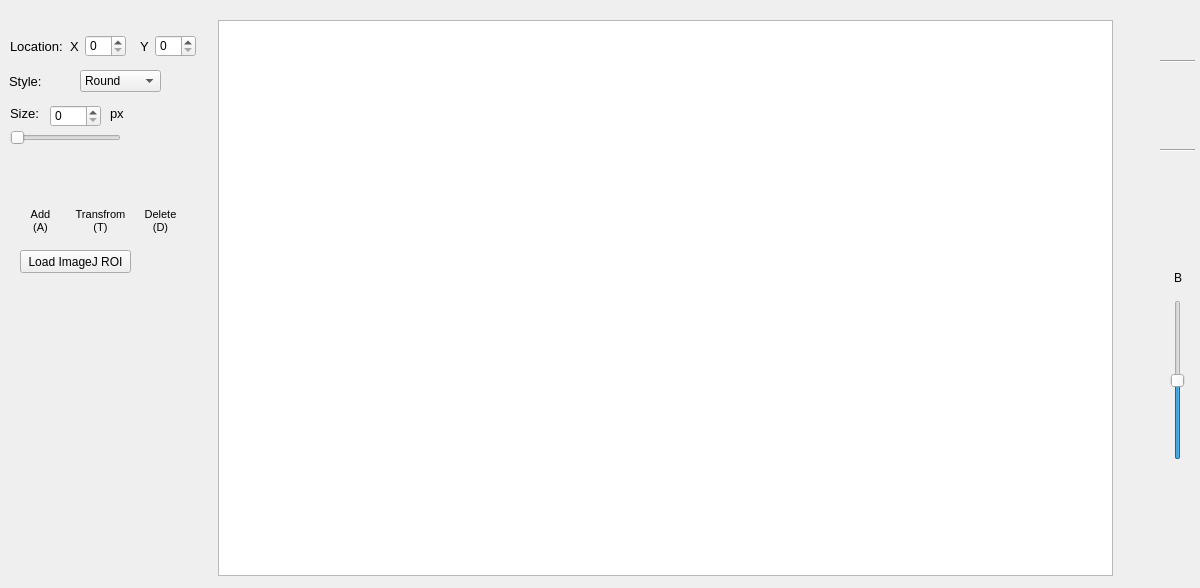
        <widget class="QWidget" name="widget_90" native="true">
         <property name="geometry">
          <rect>
           <x>0</x>
           <y>0</y>
           <width>1200</width>
           <height>588</height>
          </rect>
         </property>
         <property name="minimumSize">
          <size>
           <width>1200</width>
           <height>588</height>
          </size>
         </property>
         <widget class="QWidget" name="widget_91" native="true">
          <property name="geometry">
           <rect>
            <x>0</x>
            <y>588</y>
            <width>1200</width>
            <height>261</height>
           </rect>
          </property>
          <property name="minimumSize">
           <size>
            <width>1200</width>
            <height>261</height>
           </size>
          </property>
         </widget>
         <widget class="QGraphicsView" name="scope_camera_view_item_3">
          <property name="geometry">
           <rect>
            <x>218</x>
            <y>20</y>
            <width>895</width>
            <height>556</height>
           </rect>
          </property>
          <property name="sizePolicy">
           <sizepolicy hsizetype="Preferred" vsizetype="Preferred">
            <horstretch>0</horstretch>
            <verstretch>0</verstretch>
           </sizepolicy>
          </property>
          <property name="minimumSize">
           <size>
            <width>895</width>
            <height>556</height>
           </size>
          </property>
         </widget>
         <widget class="QSpinBox" name="spinBox_8">
          <property name="geometry">
           <rect>
            <x>50</x>
            <y>105</y>
            <width>51</width>
            <height>22</height>
           </rect>
          </property>
         </widget>
         <widget class="QPushButton" name="pushButton_122">
          <property name="geometry">
           <rect>
            <x>20</x>
            <y>160</y>
            <width>38</width>
            <height>38</height>
           </rect>
          </property>
          <property name="font">
           <font>
            <family>Arial</family>
            <pointsize>9</pointsize>
           </font>
          </property>
          <property name="styleSheet">
           <string notr="true">#pushButton_122{
background-color: transparent; 
border-image: url(:/offline/Asset 18.png);
background:none;
border:none;
background-repeat:none;
}
#pushButton_122:pressed
{
border-image:url(:/offline/Asset 18_pre.png);
background-repeat: no-repeat;
}</string>
          </property>
          <property name="text">
           <string/>
          </property>
         </widget>
         <widget class="QSlider" name="horizontalSlider_8">
          <property name="geometry">
           <rect>
            <x>10</x>
            <y>130</y>
            <width>111</width>
            <height>16</height>
           </rect>
          </property>
          <property name="minimumSize">
           <size>
            <width>0</width>
            <height>12</height>
           </size>
          </property>
          <property name="orientation">
           <enum>Qt::Horizontal</enum>
          </property>
         </widget>
         <widget class="QPushButton" name="pushButton_123">
          <property name="geometry">
           <rect>
            <x>80</x>
            <y>160</y>
            <width>38</width>
            <height>38</height>
           </rect>
          </property>
          <property name="font">
           <font>
            <family>Arial</family>
            <pointsize>9</pointsize>
           </font>
          </property>
          <property name="styleSheet">
           <string notr="true">#pushButton_123{
background-color: transparent; 
border-image: url(:/offline/Asset 19.png);
background:none;
border:none;
background-repeat:none;
}
#pushButton_123:pressed
{
border-image:url(:/offline/Asset 19_pre.png);
background-repeat: no-repeat;
}</string>
          </property>
          <property name="text">
           <string/>
          </property>
         </widget>
         <widget class="QPushButton" name="pushButton_124">
          <property name="geometry">
           <rect>
            <x>140</x>
            <y>160</y>
            <width>38</width>
            <height>38</height>
           </rect>
          </property>
          <property name="font">
           <font>
            <family>Arial</family>
            <pointsize>9</pointsize>
           </font>
          </property>
          <property name="styleSheet">
           <string notr="true">#pushButton_124{
background-color: transparent; 
border-image: url(:/offline/Asset 20.png);
background:none;
border:none;
background-repeat:none;
}
#pushButton_124:pressed
{
border-image:url(:/offline/Asset 20_pre.png);
background-repeat: no-repeat;
}</string>
          </property>
          <property name="text">
           <string/>
          </property>
         </widget>
         <widget class="QLabel" name="label_181">
          <property name="geometry">
           <rect>
            <x>10</x>
            <y>105</y>
            <width>31</width>
            <height>16</height>
           </rect>
          </property>
          <property name="font">
           <font>
            <family>Arial</family>
            <pointsize>10</pointsize>
           </font>
          </property>
          <property name="text">
           <string>Size:</string>
          </property>
         </widget>
         <widget class="QSpinBox" name="spinBox_10">
          <property name="geometry">
           <rect>
            <x>155</x>
            <y>35</y>
            <width>41</width>
            <height>22</height>
           </rect>
          </property>
          <property name="maximum">
           <number>9999</number>
          </property>
         </widget>
         <widget class="QLabel" name="label_180">
          <property name="geometry">
           <rect>
            <x>10</x>
            <y>40</y>
            <width>56</width>
            <height>12</height>
           </rect>
          </property>
          <property name="font">
           <font>
            <family>Arial</family>
            <pointsize>10</pointsize>
           </font>
          </property>
          <property name="text">
           <string>Location:</string>
          </property>
         </widget>
         <widget class="QLabel" name="label_182">
          <property name="geometry">
           <rect>
            <x>70</x>
            <y>40</y>
            <width>16</width>
            <height>12</height>
           </rect>
          </property>
          <property name="font">
           <font>
            <family>Arial</family>
            <pointsize>10</pointsize>
           </font>
          </property>
          <property name="text">
           <string>X</string>
          </property>
         </widget>
         <widget class="QSpinBox" name="spinBox_9">
          <property name="geometry">
           <rect>
            <x>85</x>
            <y>35</y>
            <width>41</width>
            <height>22</height>
           </rect>
          </property>
          <property name="maximum">
           <number>9999</number>
          </property>
         </widget>
         <widget class="QLabel" name="label_183">
          <property name="geometry">
           <rect>
            <x>9</x>
            <y>70</y>
            <width>71</width>
            <height>22</height>
           </rect>
          </property>
          <property name="font">
           <font>
            <family>Arial</family>
            <pointsize>10</pointsize>
           </font>
          </property>
          <property name="text">
           <string>Style:</string>
          </property>
          <property name="alignment">
           <set>Qt::AlignLeading|Qt::AlignLeft|Qt::AlignVCenter</set>
          </property>
         </widget>
         <widget class="QComboBox" name="comboBox_11">
          <property name="geometry">
           <rect>
            <x>80</x>
            <y>70</y>
            <width>81</width>
            <height>22</height>
           </rect>
          </property>
          <item>
           <property name="text">
            <string>Round</string>
           </property>
          </item>
          <item>
           <property name="text">
            <string>Square</string>
           </property>
          </item>
          <item>
           <property name="text">
            <string>Freehand</string>
           </property>
          </item>
         </widget>
         <widget class="QLabel" name="label_184">
          <property name="geometry">
           <rect>
            <x>140</x>
            <y>40</y>
            <width>16</width>
            <height>12</height>
           </rect>
          </property>
          <property name="font">
           <font>
            <family>Arial</family>
            <pointsize>10</pointsize>
           </font>
          </property>
          <property name="text">
           <string>Y</string>
          </property>
         </widget>
         <widget class="QLabel" name="label_185">
          <property name="geometry">
           <rect>
            <x>110</x>
            <y>105</y>
            <width>31</width>
            <height>16</height>
           </rect>
          </property>
          <property name="font">
           <font>
            <family>Arial</family>
            <pointsize>10</pointsize>
           </font>
          </property>
          <property name="text">
           <string>px</string>
          </property>
         </widget>
         <widget class="QLabel" name="label_186">
          <property name="geometry">
           <rect>
            <x>25</x>
            <y>200</y>
            <width>31</width>
            <height>41</height>
           </rect>
          </property>
          <property name="font">
           <font>
            <family>Arial</family>
            <pointsize>8</pointsize>
           </font>
          </property>
          <property name="contextMenuPolicy">
           <enum>Qt::CustomContextMenu</enum>
          </property>
          <property name="layoutDirection">
           <enum>Qt::LeftToRight</enum>
          </property>
          <property name="text">
           <string>Add
(A)</string>
          </property>
          <property name="alignment">
           <set>Qt::AlignCenter</set>
          </property>
         </widget>
         <widget class="QLabel" name="label_187">
          <property name="geometry">
           <rect>
            <x>70</x>
            <y>200</y>
            <width>61</width>
            <height>41</height>
           </rect>
          </property>
          <property name="font">
           <font>
            <family>Arial</family>
            <pointsize>8</pointsize>
           </font>
          </property>
          <property name="contextMenuPolicy">
           <enum>Qt::CustomContextMenu</enum>
          </property>
          <property name="layoutDirection">
           <enum>Qt::LeftToRight</enum>
          </property>
          <property name="text">
           <string>Transfrom
(T)</string>
          </property>
          <property name="alignment">
           <set>Qt::AlignCenter</set>
          </property>
         </widget>
         <widget class="QLabel" name="label_188">
          <property name="geometry">
           <rect>
            <x>130</x>
            <y>200</y>
            <width>61</width>
            <height>41</height>
           </rect>
          </property>
          <property name="font">
           <font>
            <family>Arial</family>
            <pointsize>8</pointsize>
           </font>
          </property>
          <property name="contextMenuPolicy">
           <enum>Qt::CustomContextMenu</enum>
          </property>
          <property name="layoutDirection">
           <enum>Qt::LeftToRight</enum>
          </property>
          <property name="text">
           <string>Delete
(D)</string>
          </property>
          <property name="alignment">
           <set>Qt::AlignCenter</set>
          </property>
         </widget>
         <widget class="QPushButton" name="LoadRoi_2">
          <property name="geometry">
           <rect>
            <x>20</x>
            <y>250</y>
            <width>111</width>
            <height>23</height>
           </rect>
          </property>
          <property name="font">
           <font>
            <family>Arial</family>
           </font>
          </property>
          <property name="text">
           <string>Load ImageJ ROI</string>
          </property>
         </widget>
         <widget class="QWidget" name="layoutWidget">
          <property name="geometry">
           <rect>
            <x>1160</x>
            <y>20</y>
            <width>35</width>
            <height>231</height>
           </rect>
          </property>
          <layout class="QVBoxLayout" name="verticalLayout_4">
           <item>
            <widget class="QPushButton" name="cursorButton">
             <property name="sizePolicy">
              <sizepolicy hsizetype="Minimum" vsizetype="Minimum">
               <horstretch>0</horstretch>
               <verstretch>0</verstretch>
              </sizepolicy>
             </property>
             <property name="text">
              <string/>
             </property>
             <property name="icon">
              <iconset resource="150ppi/iconlist.qrc">
               <normaloff>:/resources/imgs/cursor.png</normaloff>:/resources/imgs/cursor.png</iconset>
             </property>
             <property name="autoDefault">
              <bool>true</bool>
             </property>
             <property name="default">
              <bool>true</bool>
             </property>
             <property name="flat">
              <bool>true</bool>
             </property>
            </widget>
           </item>
           <item>
            <widget class="Line" name="line">
             <property name="sizePolicy">
              <sizepolicy hsizetype="Minimum" vsizetype="Minimum">
               <horstretch>0</horstretch>
               <verstretch>0</verstretch>
              </sizepolicy>
             </property>
             <property name="orientation">
              <enum>Qt::Horizontal</enum>
             </property>
            </widget>
           </item>
           <item>
            <widget class="QPushButton" name="fitScreenButton">
             <property name="sizePolicy">
              <sizepolicy hsizetype="Minimum" vsizetype="Minimum">
               <horstretch>0</horstretch>
               <verstretch>0</verstretch>
              </sizepolicy>
             </property>
             <property name="text">
              <string/>
             </property>
             <property name="icon">
              <iconset resource="150ppi/iconlist.qrc">
               <normaloff>:/resources/imgs/expand-arrows.png</normaloff>:/resources/imgs/expand-arrows.png</iconset>
             </property>
             <property name="flat">
              <bool>true</bool>
             </property>
            </widget>
           </item>
           <item>
            <widget class="QPushButton" name="selectButton">
             <property name="sizePolicy">
              <sizepolicy hsizetype="Minimum" vsizetype="Minimum">
               <horstretch>0</horstretch>
               <verstretch>0</verstretch>
              </sizepolicy>
             </property>
             <property name="text">
              <string/>
             </property>
             <property name="icon">
              <iconset resource="150ppi/iconlist.qrc">
               <normaloff>:/resources/imgs/select.png</normaloff>:/resources/imgs/select.png</iconset>
             </property>
             <property name="flat">
              <bool>true</bool>
             </property>
            </widget>
           </item>
           <item>
            <widget class="Line" name="line_2">
             <property name="sizePolicy">
              <sizepolicy hsizetype="Minimum" vsizetype="Minimum">
               <horstretch>0</horstretch>
               <verstretch>0</verstretch>
              </sizepolicy>
             </property>
             <property name="orientation">
              <enum>Qt::Horizontal</enum>
             </property>
            </widget>
           </item>
           <item>
            <widget class="QPushButton" name="rectangleButton">
             <property name="sizePolicy">
              <sizepolicy hsizetype="Minimum" vsizetype="Minimum">
               <horstretch>0</horstretch>
               <verstretch>0</verstretch>
              </sizepolicy>
             </property>
             <property name="text">
              <string/>
             </property>
             <property name="icon">
              <iconset resource="150ppi/iconlist.qrc">
               <normaloff>:/resources/imgs/rectangle.png</normaloff>:/resources/imgs/rectangle.png</iconset>
             </property>
             <property name="flat">
              <bool>true</bool>
             </property>
            </widget>
           </item>
           <item>
            <widget class="QPushButton" name="cycleButton">
             <property name="sizePolicy">
              <sizepolicy hsizetype="Minimum" vsizetype="Minimum">
               <horstretch>0</horstretch>
               <verstretch>0</verstretch>
              </sizepolicy>
             </property>
             <property name="text">
              <string/>
             </property>
             <property name="icon">
              <iconset resource="150ppi/iconlist.qrc">
               <normaloff>:/resources/imgs/dish.png</normaloff>:/resources/imgs/dish.png</iconset>
             </property>
             <property name="flat">
              <bool>true</bool>
             </property>
            </widget>
           </item>
           <item>
            <widget class="QPushButton" name="polygonButton">
             <property name="sizePolicy">
              <sizepolicy hsizetype="Minimum" vsizetype="Minimum">
               <horstretch>0</horstretch>
               <verstretch>0</verstretch>
              </sizepolicy>
             </property>
             <property name="text">
              <string/>
             </property>
             <property name="icon">
              <iconset resource="150ppi/iconlist.qrc">
               <normaloff>:/resources/imgs/draw-polygon-solid.png</normaloff>:/resources/imgs/draw-polygon-solid.png</iconset>
             </property>
             <property name="flat">
              <bool>true</bool>
             </property>
            </widget>
           </item>
          </layout>
         </widget>
         <widget class="QSlider" name="OnBrightnessSlider">
          <property name="geometry">
           <rect>
            <x>1170</x>
            <y>300</y>
            <width>16</width>
            <height>160</height>
           </rect>
          </property>
          <property name="minimum">
           <number>-127</number>
          </property>
          <property name="maximum">
           <number>127</number>
          </property>
          <property name="orientation">
           <enum>Qt::Vertical</enum>
          </property>
         </widget>
         <widget class="QLabel" name="label_4">
          <property name="geometry">
           <rect>
            <x>1170</x>
            <y>270</y>
            <width>16</width>
            <height>16</height>
           </rect>
          </property>
          <property name="font">
           <font>
            <family>Arial</family>
           </font>
          </property>
          <property name="text">
           <string>B</string>
          </property>
          <property name="alignment">
           <set>Qt::AlignCenter</set>
          </property>
         </widget>
         <zorder>label_184</zorder>
         <zorder>widget_91</zorder>
         <zorder>scope_camera_view_item_3</zorder>
         <zorder>spinBox_8</zorder>
         <zorder>pushButton_122</zorder>
         <zorder>horizontalSlider_8</zorder>
         <zorder>pushButton_123</zorder>
         <zorder>pushButton_124</zorder>
         <zorder>label_181</zorder>
         <zorder>spinBox_10</zorder>
         <zorder>label_180</zorder>
         <zorder>label_182</zorder>
         <zorder>spinBox_9</zorder>
         <zorder>label_183</zorder>
         <zorder>comboBox_11</zorder>
         <zorder>label_185</zorder>
         <zorder>label_186</zorder>
         <zorder>label_188</zorder>
         <zorder>label_187</zorder>
         <zorder>LoadRoi_2</zorder>
         <zorder>layoutWidget</zorder>
         <zorder>OnBrightnessSlider</zorder>
         <zorder>label_4</zorder>
        </widget>
